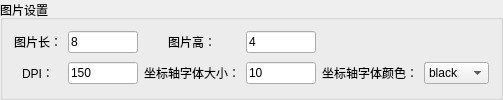
          <widget class="QGroupBox" name="groupBox_4">
           <property name="title">
            <string>图片设置</string>
           </property>
           <layout class="QGridLayout" name="gridLayout_3">
            <property name="topMargin">
             <number>5</number>
            </property>
            <property name="bottomMargin">
             <number>5</number>
            </property>
            <property name="verticalSpacing">
             <number>3</number>
            </property>
            <item row="1" column="0">
             <widget class="QLabel" name="label_17">
              <property name="text">
               <string>DPI：</string>
              </property>
              <property name="alignment">
               <set>Qt::AlignCenter</set>
              </property>
             </widget>
            </item>
            <item row="0" column="1">
             <widget class="QLineEdit" name="lineEdit_9">
              <property name="maximumSize">
               <size>
                <width>70</width>
                <height>16777215</height>
               </size>
              </property>
              <property name="text">
               <string>8</string>
              </property>
             </widget>
            </item>
            <item row="0" column="3">
             <widget class="QLineEdit" name="lineEdit_10">
              <property name="maximumSize">
               <size>
                <width>70</width>
                <height>16777215</height>
               </size>
              </property>
              <property name="text">
               <string>4</string>
              </property>
             </widget>
            </item>
            <item row="1" column="2">
             <widget class="QLabel" name="label_54">
              <property name="text">
               <string>坐标轴字体大小：</string>
              </property>
              <property name="alignment">
               <set>Qt::AlignCenter</set>
              </property>
             </widget>
            </item>
            <item row="1" column="3">
             <widget class="QLineEdit" name="lineEdit_29">
              <property name="maximumSize">
               <size>
                <width>70</width>
                <height>16777215</height>
               </size>
              </property>
              <property name="text">
               <string>10</string>
              </property>
             </widget>
            </item>
            <item row="0" column="2">
             <widget class="QLabel" name="label_13">
              <property name="text">
               <string>图片高：</string>
              </property>
              <property name="alignment">
               <set>Qt::AlignCenter</set>
              </property>
             </widget>
            </item>
            <item row="0" column="0">
             <widget class="QLabel" name="label_12">
              <property name="text">
               <string>图片长：</string>
              </property>
              <property name="alignment">
               <set>Qt::AlignCenter</set>
              </property>
             </widget>
            </item>
            <item row="1" column="5">
             <widget class="QComboBox" name="comboBox_16">
              <item>
               <property name="text">
                <string>black</string>
               </property>
              </item>
              <item>
               <property name="text">
                <string>white</string>
               </property>
              </item>
              <item>
               <property name="text">
                <string>gray</string>
               </property>
              </item>
              <item>
               <property name="text">
                <string>red</string>
               </property>
              </item>
              <item>
               <property name="text">
                <string>blue</string>
               </property>
              </item>
              <item>
               <property name="text">
                <string>green</string>
               </property>
              </item>
              <item>
               <property name="text">
                <string>yellow</string>
               </property>
              </item>
             </widget>
            </item>
            <item row="1" column="1">
             <widget class="QLineEdit" name="lineEdit_11">
              <property name="maximumSize">
               <size>
                <width>70</width>
                <height>16777215</height>
               </size>
              </property>
              <property name="text">
               <string>150</string>
              </property>
             </widget>
            </item>
            <item row="1" column="4">
             <widget class="QLabel" name="label_55">
              <property name="text">
               <string>坐标轴字体颜色：</string>
              </property>
              <property name="alignment">
               <set>Qt::AlignCenter</set>
              </property>
             </widget>
            </item>
           </layout>
          </widget>
